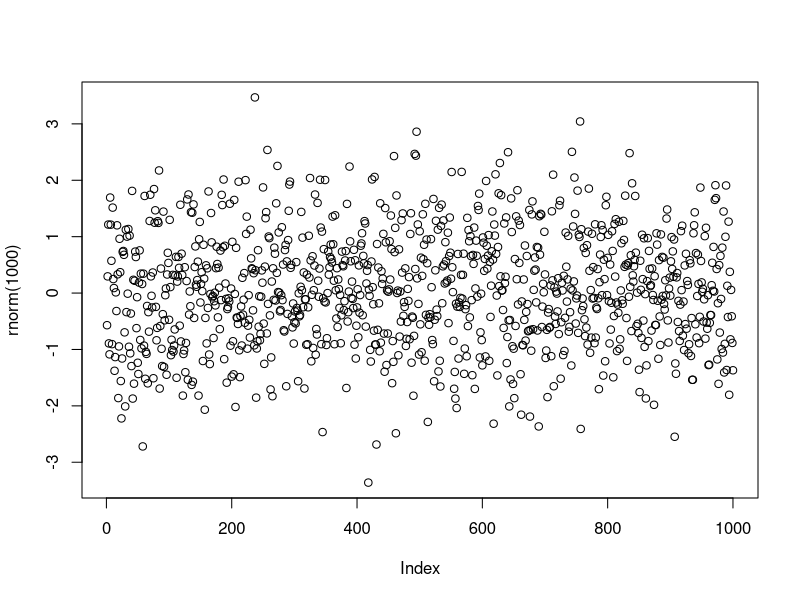

Here is the R script that generated this plot:
## ---- chunk 1
knitr::opts_chunk$set(
  collapse = TRUE,
  comment = "#>",
  fig.path = "man/figures/README-",
  out.width = "100%"
)
## ---- chunk 2
# library(bayesROE)
## basic example code
## ---- chunk 3
plot(rnorm(1000))
